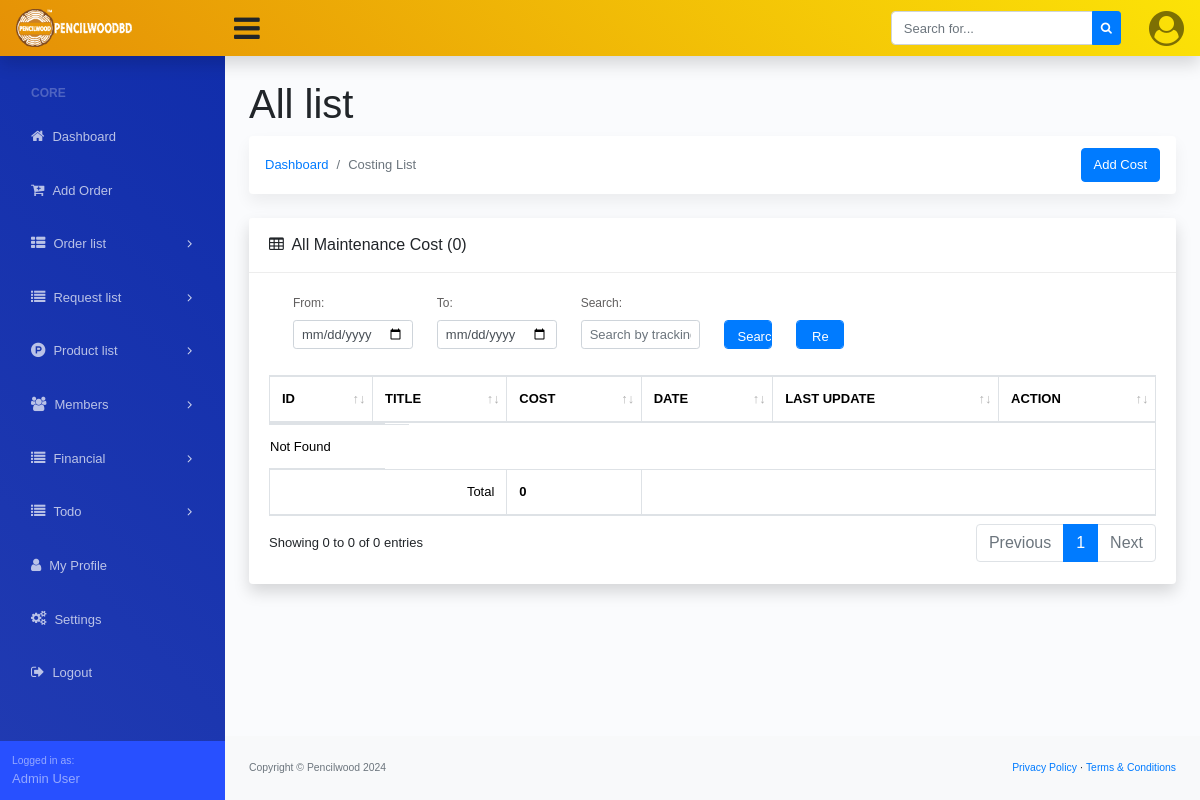
Page /maintenance-cost/ (signed in) on the earlier database version.
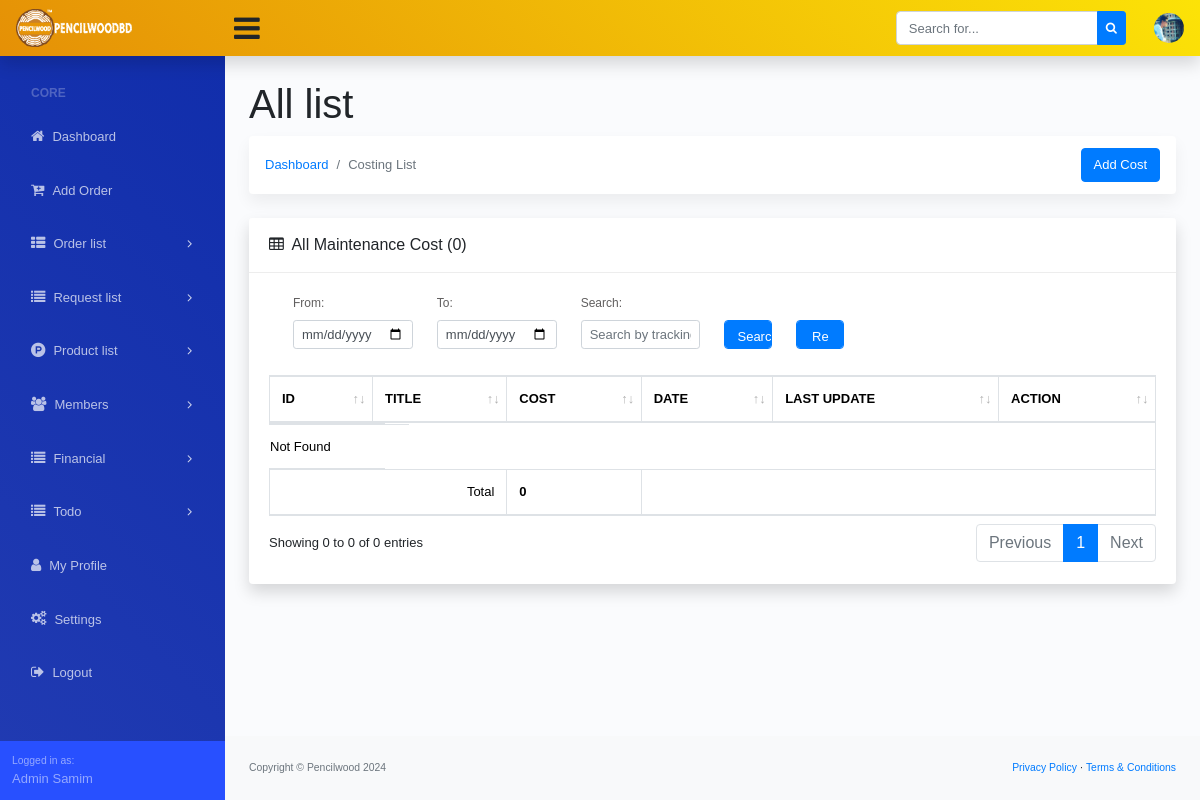
Same page on the later database version.
### account/models.py (models this page shows, shortened)
class Custom_User(AbstractUser):
    USER_TYPE = (
        ('Admin', 'Admin'),
        ('Staff', 'Staff'),
    )
    user_type = models.CharField(max_length=20, choices=USER_TYPE, blank=True, null=True)
    email = models.EmailField(("email address"), blank=True, unique=True)
    phone_number = models.CharField(max_length=14, blank=True, null=True)
    profile_picture = models.ImageField(upload_to='profile-picture/', blank=True, null=True)
    USERNAME_FIELD = "email"
    REQUIRED_FIELDS = ["username"]

### dashboard/views.py (the view, shortened to what this page needs)
# urls.py: path('maintenance-cost/', MaintenanceCostListView.as_view(), name='maintenance_cost_list'),
class MaintenanceCostListView(LoginRequiredMixin, ListView):
    model = Maintenance_Cost
    template_name = 'finance_section/maintenance_cost_list.html'
    context_object_name = 'costs'
    paginate_by = 10
    ordering = ['-id']
    def get_queryset(self):
        queryset = super().get_queryset()
        start_date = self.request.GET.get('start_date')
        end_date = self.request.GET.get('end_date')
        search_query = self.request.GET.get('search')
        today_costs = self.request.GET.get('today_costs')
        if today_costs:
            today = timezone.now().date()
            queryset = queryset.filter(create_date__date=today)
            return queryset
        if start_date:
            start_date = parse_date(start_date)
            queryset = queryset.filter(create_date__gte=start_date)
        if end_date:
            end_date = parse_date(end_date)
            queryset = queryset.filter(create_date__lte=end_date)
        return queryset
    def get_context_data(self, **kwargs):
        context = super().get_context_data(**kwargs)
        context['form'] = MaintenanceCostForm()
        total_cost = self.get_queryset().aggregate(Sum('cost'))['cost__sum'] or 0
        context['total_cost'] = total_cost
        return context

### dashboard/forms.py
class MaintenanceCostForm(forms.ModelForm):
    title = forms.CharField(max_length=500, widget=forms.TextInput(attrs={
        'class': 'form-control', 'id': 'inputTitle', 'placeholder': 'Enter Cost Title',
    }))
    cost = forms.DecimalField(max_digits=15, decimal_places=2, widget=forms.NumberInput(attrs={
        'class': 'form-control', 'id': 'inputCost', 'placeholder': 'Enter Cost Amount',
    }))
    note = forms.CharField(required=False, widget=forms.Textarea(attrs={
        'class': 'form-control', 'id': 'inputNote', 'placeholder': 'Enter Note (if any)', 'rows': 3
    }))
    class Meta:
        model = Maintenance_Cost
        fields = ['title', 'cost', 'note']

### dashboard/context_processor.py (called while the page is built)
def website_settings(request):
    website_setting = Site_Settings.objects.all().first()
    return {'website_setting': website_setting}

### templates/finance_section/maintenance_cost_list.html (shortened to what the changed rows need)
{% extends '../base.html' %}
{% block dashboard_body %}
<main>
    <div class="container-fluid">
        {% if request.GET.today_orders %}
        <h1>Today's Maintenance Cost</h1>
        {% else %}
        <h1 class="mt-4">All list</h1>
        {% endif %}
        <div class="row">
            <div class="col-xl-12">
                <div class="card mb-4">
                    <div class="card-body">
                        <div class="table-responsive">
                            <div id="dataTable_wrapper" class="dataTables_wrapper dt-bootstrap4 no-footer">
                                <div class="row">
                                    <div class="col-sm-12">
                                        <table class="table table-bordered dataTable no-footer" id="dataTable"
                                            width="100%" cellspacing="0" role="grid" aria-describedby="dataTable_info"
                                            style="width: 100%;">
                                            <thead>
                                                <tr class="text-uppercase" role="row">
                                                    <th class="sorting" tabindex="0" aria-controls="dataTable"
                                                        rowspan="1" colspan="1"
                                                        aria-label="ID: activate to sort column ascending"
                                                        style="width: fixed;">ID</th>
                                                    <th class="sorting" tabindex="0" aria-controls="dataTable"
                                                        rowspan="1" colspan="1"
                                                        aria-label="Title: activate to sort column ascending" ">Title</th>
                                                    <th class=" sorting" tabindex="0" aria-controls="dataTable"
                                                        rowspan="1" colspan="1"
                                                        aria-label="Cost: activate to sort column ascending" ">Cost</th>
                                                    <th class=" sorting" tabindex="0" aria-controls="dataTable"
                                                        rowspan="1" colspan="1"
                                                        aria-label="Date: activate to sort column ascending" ">Date</th>
                                                    <th class=" sorting" tabindex="0" aria-controls="dataTable"
                                                        rowspan="1" colspan="1"
                                                        aria-label="Last Update: activate to sort column ascending">
                                                        Last Update</th>
                                                    <th class="sorting" tabindex="0" aria-controls="dataTable"
                                                        rowspan="1" colspan="1"
                                                        aria-label="Action: activate to sort column ascending">Action
                                                    </th>
                                                </tr>
                                            </thead>
                                        </table>
                                    </div>
                                </div>
                            </div>
                        </div>
                    </div>
                </div>
            </div>
        </div>
    </div>
</main>
{% endblock dashboard_body %}

### templates/navbar.html (shortened to what this page needs)
{% load static %}
<nav class="sb-topnav navbar navbar-expand navbar-light shadow-sm bg-warning">
    <a class="navbar-brand" href="{% url 'dashboard' %}">
        <img alt="logo" src="
        {% if website_setting.logo %}
        {{website_setting.logo.url}}
        {% endif %}
        " width="60%">
    </a>
    <button class="btn btn-link btn-sm order-1 order-lg-0" id="sidebarToggle" href="#"
        style="font-size: 30px !important;"><i class="fa fa-bars"></i></button>
    <form class="d-none d-md-inline-block form-inline ml-auto mr-0 mr-md-3 my-2 my-md-0">
        <div class="input-group">
            <input class="form-control" type="text" placeholder="Search for..." aria-label="Search"
                aria-describedby="basic-addon2" />
            <div class="input-group-append">
                <button class="btn btn-primary btn-sm" type="button"><i class="fa fa-search"></i></button>
            </div>
        </div>
    </form>
    <ul class="navbar-nav ml-auto ml-md-0">
        <li class="nav-item dropdown no-arrow ml-1 osahan-profile-dropdown">
            <a class="nav-link dropdown-toggle pr-0" href="#" role="button" data-toggle="dropdown" aria-haspopup="true"
                aria-expanded="false">
                {% if request.user.profile_picture %}
                <img class="img-profile rounded-circle" src="{{request.user.profile_picture.url}}">
                {% else %}
                <i class="fa fa-user-circle" style="font-size: 35px;"></i>
                {% endif %}
            </a>
        </li>
    </ul>
</nav>

### templates/side_navbar.html (shortened to what this page needs)
{% url 'dashboard' as admin_dashboard_url %}
<nav class="sb-sidenav accordion sb-sidenav-dark" id="sidenavAccordion">
    <div class="sb-sidenav-menu">
        <div class="nav">
            <div class="sb-sidenav-menu-heading">Core</div>
            <a class="nav-link Active" href="{{admin_dashboard_url}}">
                <div class="sb-nav-link-icon"><i class="fa fa-home"></i></div>
                Dashboard
            </a>
            <a class="nav-link Active" href="{% url 'add_new_order' %}">
                <div class="sb-nav-link-icon"><i class="fa fa-cart-plus"></i></div>
                Add Order
            </a>
            <a class="nav-link collapsed" href="#" data-toggle="collapse" data-target="#collapseOrder"
                aria-expanded="false" aria-controls="collapseOrder">
                <div class="sb-nav-link-icon"><i class="fa fa-th-list"></i></div>
                Order list
                <div class="sb-sidenav-collapse-arrow"><i class="fa fa-angle-down"></i></div>
            </a>
            <a class="nav-link collapsed" href="#" data-toggle="collapse" data-target="#collapseRequest"
                aria-expanded="false" aria-controls="collapseRequest">
                <div class="sb-nav-link-icon"><i class="fa fa-list"></i></div>
                Request list
                <div class="sb-sidenav-collapse-arrow"><i class="fa fa-angle-down"></i></div>
            </a>
            <a class="nav-link collapsed" href="#" data-toggle="collapse" data-target="#collapseProduct"
                aria-expanded="false" aria-controls="collapseProduct">
                <div class="sb-nav-link-icon"><i class="fa fa-product-hunt"></i></div>
                Product list
                <div class="sb-sidenav-collapse-arrow"><i class="fa fa-angle-down"></i></div>
            </a>
            {% if request.user.user_type == 'Admin' %}
            <a class="nav-link collapsed" href="#" data-toggle="collapse" data-target="#collapseMembers"
                aria-expanded="false" aria-controls="collapseMembers">
                <div class="sb-nav-link-icon"><i class="fa fa-users"></i></div>
                Members
                <div class="sb-sidenav-collapse-arrow"><i class="fa fa-angle-down"></i></div>
            </a>
            {% endif %}
            <a class="nav-link collapsed" href="#" data-toggle="collapse" data-target="#collapseFinancial"
                aria-expanded="false" aria-controls="collapseRequest">
                <div class="sb-nav-link-icon"><i class="fa fa-list"></i></div>
                Financial
                <div class="sb-sidenav-collapse-arrow"><i class="fa fa-angle-down"></i></div>
            </a>
            <a class="nav-link collapsed" href="#" data-toggle="collapse" data-target="#collapseTodo"
                aria-expanded="false" aria-controls="collapseRequest">
                <div class="sb-nav-link-icon"><i class="fa fa-list"></i></div>
                Todo
                <div class="sb-sidenav-collapse-arrow"><i class="fa fa-angle-down"></i></div>
            </a>
            <a class="nav-link Active" href="{% url 'my_profile' %}">
                <div class="sb-nav-link-icon"><i class="fa fa-user"></i></div>
                My Profile
            </a>
            {% if request.user.user_type == 'Admin' %}
            <a class="nav-link Active" href="{% url 'settings' %}">
                <div class="sb-nav-link-icon"><i class="fa fa-gears"></i></div>
                Settings
            </a>
            {% endif %}
            <a class="nav-link" href="{% url 'logout' %}">
                <div class="sb-nav-link-icon"><i class="fa fa-sign-out"></i></div>
                Logout
            </a>
        </div>
    </div>
    <div class="sb-sidenav-footer">
        <div class="small">Logged in as:</div>
        {{request.user.first_name}} {{request.user.last_name}}
    </div>
</nav>

Differences in the rows shown:
changed Custom_User "Admin": user.profile_picture: picture added; user.last_name "User" → "Samim"
